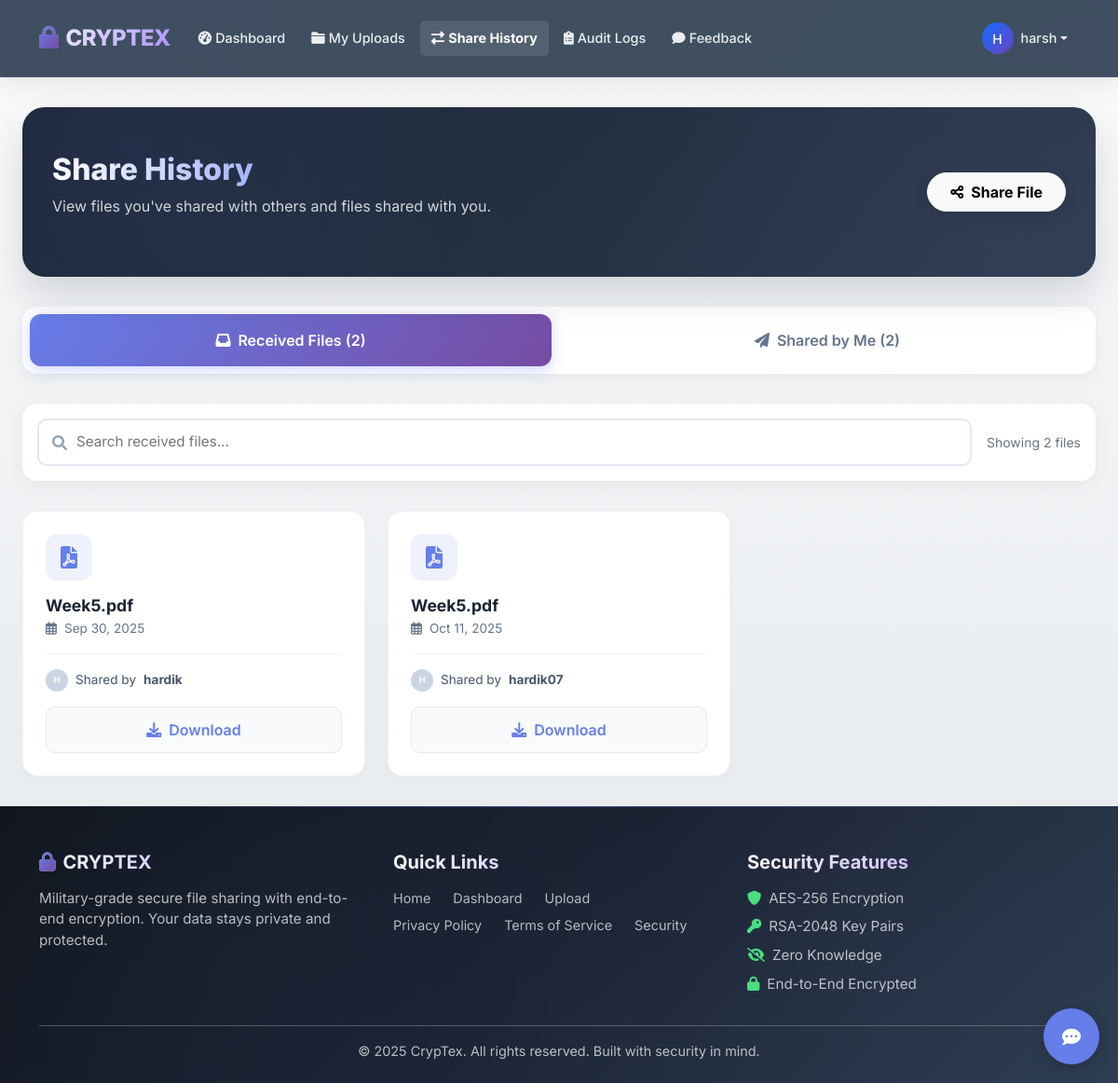
The page /share-history/ (signed in) on the database as committed earlier.
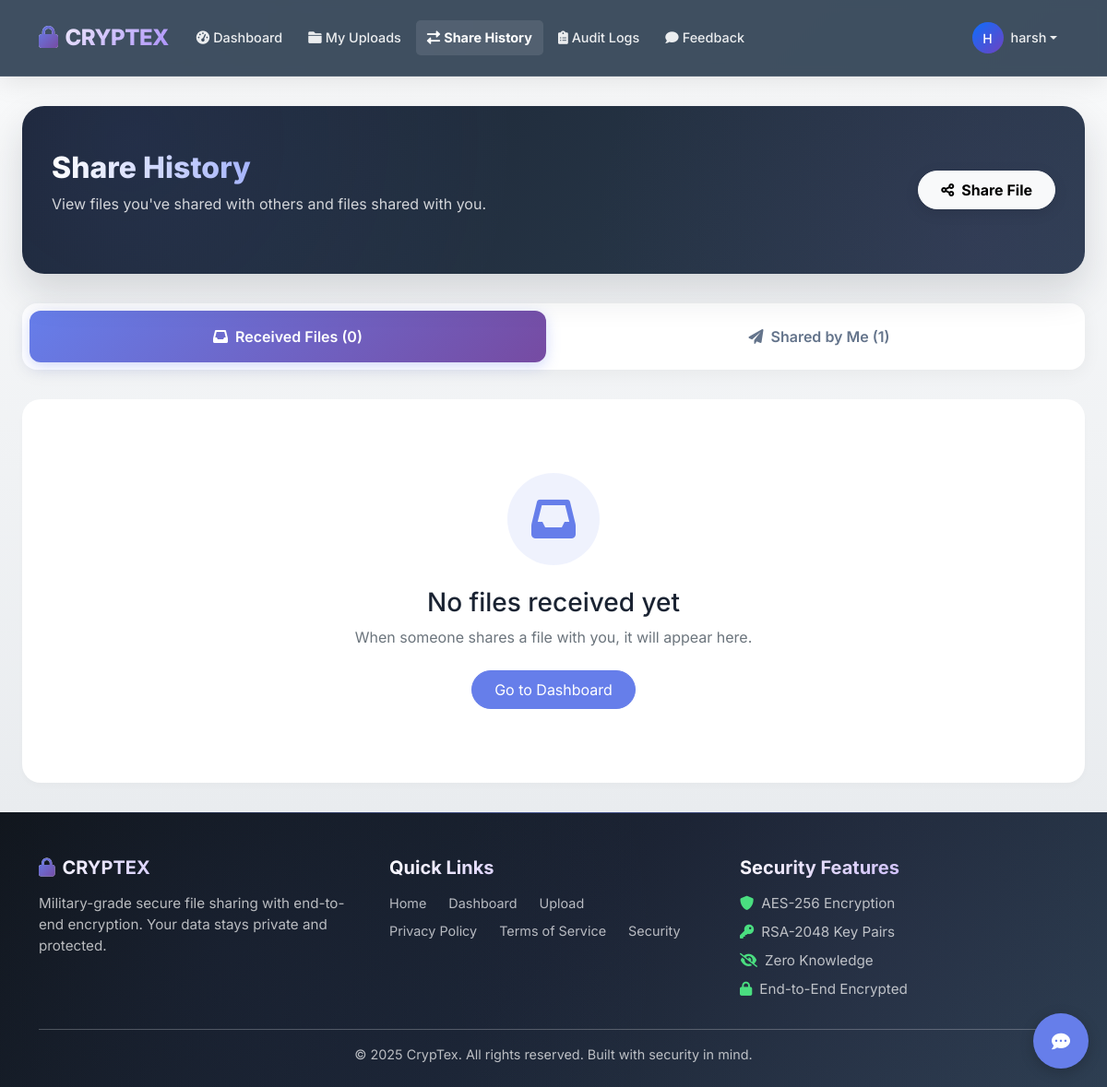
The same page on the database as committed later.
### file_sharing/models.py (models this page shows, shortened)
class FileShare(models.Model):
    shared_file = models.ForeignKey(SharedFile, on_delete=models.CASCADE)
    shared_with = models.ForeignKey(User, on_delete=models.CASCADE)
    shared_date = models.DateTimeField(default=timezone.now)
    can_download = models.BooleanField(default=True)
    can_share = models.BooleanField(default=False)
    expiration_date = models.DateTimeField(null=True, blank=True)
    encrypted_key = models.BinaryField(null=True, blank=True)  # Make it nullable first
    class Meta:
        unique_together = ('shared_file', 'shared_with')

class SharedFile(models.Model):
    owner = models.ForeignKey(User, on_delete=models.CASCADE)
    original_filename = models.CharField(max_length=255)
    encrypted_filename = models.CharField(max_length=255)
    encryption_key = models.BinaryField()  # Will be encrypted with user's public key
    upload_date = models.DateTimeField(default=timezone.now)
    expiration_date = models.DateTimeField(null=True, blank=True)
    download_count = models.IntegerField(default=0)

### file_sharing/views.py (the view)
# urls.py: path('share-history/', views.share_history, name='share_history'),
@login_required
def share_history(request):
    shared_by_user = FileShare.objects.filter(
        shared_file__owner=request.user
    ).select_related('shared_with', 'shared_file')
    received_by_user = FileShare.objects.filter(
        shared_with=request.user
    ).select_related('shared_file', 'shared_file__owner')
    context = {
        'shared_by_user': shared_by_user,
        'received_by_user': received_by_user,
    }
    return render(request, 'file_sharing/share_history.html', context)

### file_sharing/templates/file_sharing/share_history.html (shortened to what the changed rows need)
{% extends 'file_sharing/base.html' %}
{% load custom_filters %}
{% block content %}
<div class="shared-page">
    <div class="container-custom">
        <div class="page-header">
            <div class="header-content d-flex justify-content-between align-items-center flex-wrap gap-3">
                <div>
                    <h1 class="page-title">Share History</h1>
                </div>
            </div>
        </div>
        <div class="tab-navigation">
            <button class="tab-btn active" onclick="switchTab('received')">
                <i class="fas fa-inbox me-2"></i>Received Files ({{ received_by_user.count }})
            </button>
            <button class="tab-btn" onclick="switchTab('shared')">
                <i class="fas fa-paper-plane me-2"></i>Shared by Me ({{ shared_by_user.count }})
            </button>
        </div>
        <div id="receivedTab" class="tab-content active">
            {% if received_by_user %}
            <div class="filter-bar">
                <div class="search-input-wrapper">
                    <i class="fas fa-search search-icon"></i>
                    <input type="text" class="search-input" placeholder="Search received files..." id="receivedSearch">
                </div>
                <div class="text-muted small">
                    Showing {{ received_by_user.count }} files
                </div>
            </div>
            <div class="files-container" id="receivedGrid">
                {% for share in received_by_user %}
                <div class="file-card" data-filename="{{ share.shared_file.original_filename }}" data-owner="{{ share.shared_file.owner.username }}">
                    <div class="file-icon-wrapper">
                        {% if share.shared_file.original_filename|lower|slice:"-4:" == ".pdf" %}
                        <i class="fas fa-file-pdf"></i>
                        {% elif share.shared_file.original_filename|lower|slice:"-4:" == ".jpg" or share.shared_file.original_filename|lower|slice:"-4:" == ".png" %}
                        <i class="fas fa-file-image"></i>
                        {% else %}
                        <i class="fas fa-file-alt"></i>
                        {% endif %}
                    </div>
                    <div class="file-info">
                        <h5 class="file-name" title="{{ share.shared_file.original_filename }}">
                            {{ share.shared_file.original_filename }}
                        </h5>
                        <div class="file-meta">
                            <i class="far fa-calendar-alt"></i>
                            {{ share.shared_file.upload_date|date:"M d, Y" }}
                        </div>
                        <div class="shared-info">
                            <div class="avatar-xs">{{ share.shared_file.owner.username|first|upper }}</div>
                            Shared by <strong>{{ share.shared_file.owner.username }}</strong>
                        </div>
                    </div>
                    <a href="{% url 'file_sharing:download' share.shared_file.id %}" class="action-btn">
                        <i class="fas fa-download me-2"></i>Download
                    </a>
                </div>
                {% endfor %}
            </div>
            {% else %}
            <div class="empty-state">
                <div class="empty-illustration">
                    <i class="fas fa-inbox"></i>
                </div>
                <h3>No files received yet</h3>
                <p class="text-muted mb-4">When someone shares a file with you, it will appear here.</p>
                <a href="{% url 'file_sharing:dashboard' %}" class="btn btn-primary px-4 py-2 rounded-pill">
                    Go to Dashboard
                </a>
            </div>
            {% endif %}
        </div>
    </div>
</div>
{% endblock %}

Rows that differ between the two databases and show on the page:
removed FileShare: shared_file.original_filename "Week5.pdf", shared_file.upload_date "Sep 30, 2025", shared_file.owner.username|first "H", shared_file.owner.username "hardik"
removed FileShare: shared_file.original_filename "Week5.pdf", shared_file.upload_date "Oct 11, 2025", shared_file.owner.username|first "H", shared_file.owner.username "hardik07"
Other text that changed with them:
{{ received_by_user.count }}: "2" → "0"
{{ shared_by_user.count }}: "2" → "1"
{{ received_by_user.count }}: "2" → (not shown)
text no longer shown: "Showing files"
text now shown: "No files received yet When someone shares a file with you, it will appear here. Go to Dashboard"
